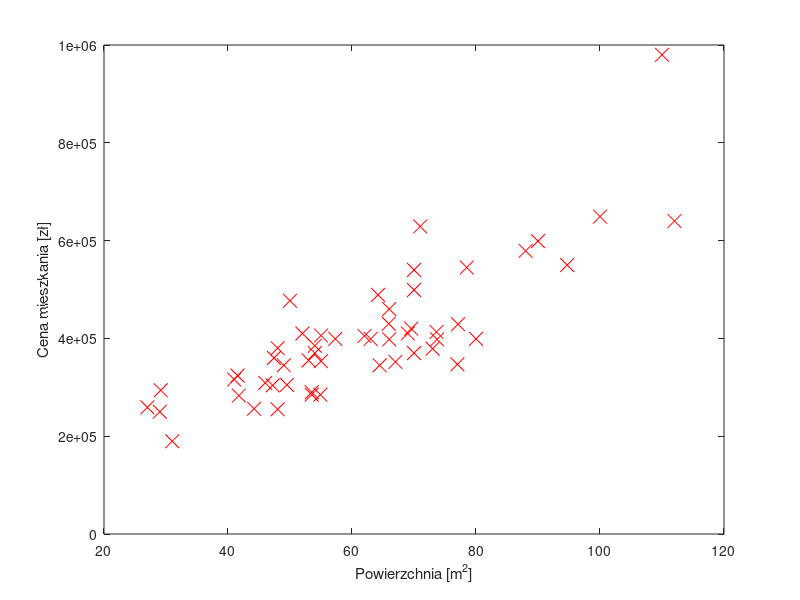
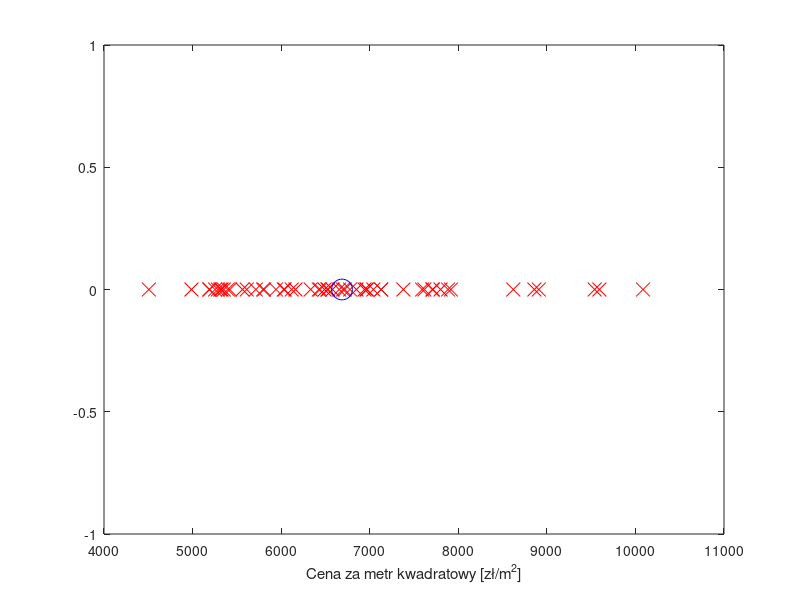
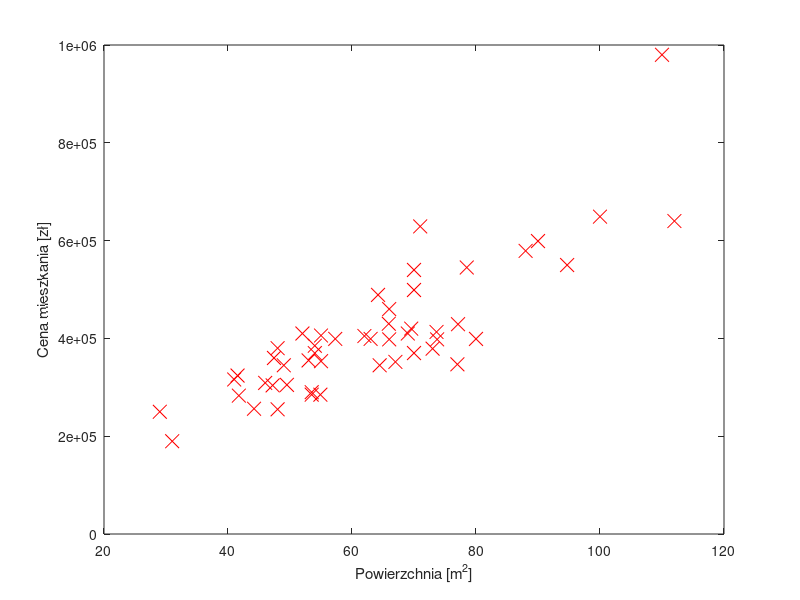

Here is the MATLAB script that generated these plots, in order: (Note: this script raises an error after producing the figures.)
% MAIN
close all;
clear all;
clc;
%% ============================ Wczytywanie danych =============================
data = load("dataset.txt");
y = data(:, 1);
X = data(:, 2);
m = length(y);    % ilość testowych danych

%% ================================ Wykres y(X) ================================
figure;
plot(X, y, 'rx', 'MarkerSize', 10);
ylabel('Cena mieszkania [zł]');
xlabel('Powierzchnia [m^2]');

%% ================================ Wykres y/X =================================
figure;
z = y./X;     % cena za metr kwadratowy
plot(z, 0, 'rx', 'MarkerSize', 10);
hold on;
s = sum(z) / m;      % średnia cena za metr kwadratowy
plot(s, 0, 'bo', 'MarkerSize', 15);
xlabel('Cena za metr kwadratowy [zł/m^2]');

%% ================================= Filtracja =================================
for i = 1:3
  z = y./X;     % cena za metr kwadratowy
  s = sum(z) / m;      % średnia cena za metr kwadratowy
  f_yX = abs(z-s);    % odchylenie od średniej ceny za metr kwadratowy
  d = find(f_yX == max(f_yX));   % zwraca indeks granicznej zmiennej
  X(d) = [];      % usuwanie granicznej pary (X, y)
  y(d) = [];
  m = length(X);    % aktualizowanie ilości par danych
end

%% ================================ Wykres y(X) ================================
figure;
plot(X, y, 'rx', 'MarkerSize', 10);
ylabel('Cena mieszkania [zł]');
xlabel('Powierzchnia [m^2]');

%% ===================== Inicjalizacja danych pomocniczych =====================
X = [ones(m, 1), X];    % dodanie kolumny jedynek dla x_0 przy theta_0
theta = zeros(2, 1);      % początkowe wartości dopasowania
alpha = 0.00001;     % alpha odpowiada za "wielkość" kroków spadku gradientowego
iterations = 1500000;      % maksymalna ilosc iteracji spadku gradientowego

%   1.0473e+04 = 10473
%   6.2825e+03 = 6282.5
%% ============================ Spadek gradientowy =============================

[theta J_history theta_history]= gradientDescent(X, y, theta, alpha, iterations);
theta

figure;
plot(X(:,2), y, 'rx', 'MarkerSize', 10);
ylabel('Cena mieszkania [zł]');
xlabel('Powierzchnia [m^2]');
hold on;

f_r = theta(1)*X(:,1) + theta(2)*X(:,2);
plot(X(:,2), f_r);